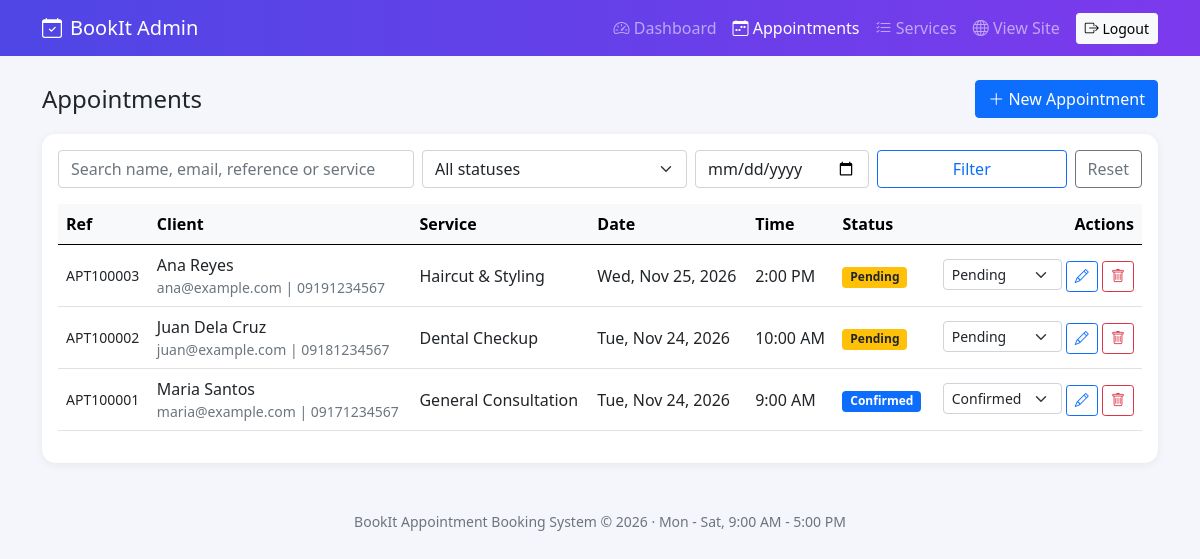
The page /admin/appointments.php (signed in) on the database its author committed.
### tables this page shows
CREATE TABLE appointments (
  appointment_id INT AUTO_INCREMENT PRIMARY KEY,
  reference_code VARCHAR(12) NOT NULL UNIQUE,
  client_name VARCHAR(100) NOT NULL,
  email VARCHAR(100) NOT NULL,
  phone VARCHAR(20) NOT NULL,
  service_id INT NOT NULL,
  appointment_date DATE NOT NULL,
  appointment_time TIME NOT NULL,
  status ENUM('Pending','Confirmed','Completed','Cancelled') NOT NULL DEFAULT 'Pending',
  notes TEXT NULL,
  created_at TIMESTAMP NOT NULL DEFAULT CURRENT_TIMESTAMP,
  CONSTRAINT fk_appointment_service FOREIGN KEY (service_id) REFERENCES services(service_id)
    ON UPDATE CASCADE ON DELETE RESTRICT
);

CREATE TABLE services (
  service_id INT AUTO_INCREMENT PRIMARY KEY,
  service_name VARCHAR(100) NOT NULL,
  description VARCHAR(255) NULL,
  duration_minutes INT NOT NULL DEFAULT 30,
  price DECIMAL(10,2) NOT NULL DEFAULT 0.00
);

### admin/appointments.php (the view, shortened to what this page needs)
<?php
require_once '../includes/functions.php';
$search = isset($_GET['search']) ? trim($_GET['search']) : '';
$date = isset($_GET['date']) ? $_GET['date'] : '';
$sql = "SELECT a.*, s.service_name FROM appointments a
        JOIN services s ON a.service_id = s.service_id WHERE 1=1";
$types = '';
$params = array();
$sql .= " ORDER BY a.appointment_date DESC, a.appointment_time DESC";
$result = run($conn, $sql, $types, $params)->get_result();
include '../includes/header.php';
?>
<div class="d-flex flex-wrap justify-content-between align-items-center gap-2 mb-3">
  <h4 class="mb-0">Appointments</h4>
  <a href="appointment_form.php" class="btn btn-primary"><i class="bi bi-plus-lg"></i> New Appointment</a>
</div>
<div class="card p-3">
  <form class="row g-2 mb-3" method="get">
    <div class="col-md-4">
      <input type="text" name="search" class="form-control" placeholder="Search name, email, reference or service" value="<?= clean($search) ?>">
    </div>
    <div class="col-md-3">
      <select name="status" class="form-select">
        <option value="">All statuses</option>
      </select>
    </div>
    <div class="col-md-2">
      <input type="date" name="date" class="form-control" value="<?= clean($date) ?>">
    </div>
    <div class="col-md-3 d-flex gap-2">
      <button class="btn btn-outline-primary flex-fill">Filter</button>
      <a href="appointments.php" class="btn btn-outline-secondary">Reset</a>
    </div>
  </form>
  <div class="table-responsive">
    <table class="table table-hover align-middle">
      <thead class="table-light">
        <tr><th>Ref</th><th>Client</th><th>Service</th><th>Date</th><th>Time</th><th>Status</th><th class="text-end">Actions</th></tr>
      </thead>
      <tbody>
        <?php while ($row = $result->fetch_assoc()): ?>
          <tr>
            <td class="small fw-semibold"><?= clean($row['reference_code']) ?></td>
            <td>
              <div class="fw-semibold"><?= clean($row['client_name']) ?></div>
              <div class="small text-muted"><?= clean($row['email']) ?> | <?= clean($row['phone']) ?></div>
            </td>
            <td><?= clean($row['service_name']) ?></td>
            <td><?= formatDate($row['appointment_date']) ?></td>
            <td><?= formatTime($row['appointment_time']) ?></td>
            <td><?= statusBadge($row['status']) ?></td>
            <td class="text-end text-nowrap">
              <form method="post" class="d-inline">
                <select name="status" class="form-select form-select-sm d-inline-block w-auto" onchange="this.form.submit()">
                  <?php foreach (array('Pending', 'Confirmed', 'Completed', 'Cancelled') as $st): ?>
                    <option <?= $row['status'] == $st ? 'selected' : '' ?>><?= $st ?></option>
                  <?php endforeach; ?>
                </select>
              </form>
              <a href="appointment_form.php?id=<?= $row['appointment_id'] ?>" class="btn btn-sm btn-outline-primary" title="Edit"><i class="bi bi-pencil"></i></a>
              <form method="post" class="d-inline" onsubmit="return confirm('Delete this appointment permanently?');">
                <button class="btn btn-sm btn-outline-danger" title="Delete"><i class="bi bi-trash"></i></button>
              </form>
            </td>
          </tr>
        <?php endwhile; ?>
      </tbody>
    </table>
  </div>
</div>
<?php include '../includes/footer.php'; ?>

### includes/functions.php (shortened to what this page needs)
<?php
function clean($text) {
    return htmlspecialchars((string) $text, ENT_QUOTES, 'UTF-8');
}
function run($conn, $sql, $types = '', $params = array()) {
    $stmt = $conn->prepare($sql);
    $stmt->execute();
    return $stmt;
}
function statusBadge($status) {
    $colors = array(
        'Pending' => 'warning text-dark',
        'Confirmed' => 'primary',
        'Completed' => 'success',
        'Cancelled' => 'danger'
    );
    $color = isset($colors[$status]) ? $colors[$status] : 'secondary';
    return '<span class="badge bg-' . $color . '">' . clean($status) . '</span>';
}
function formatTime($time) {
    return date('g:i A', strtotime($time));
}
function formatDate($date) {
    return date('D, M j, Y', strtotime($date));
}

### assets/css/style.css (style rules this page uses)
body { background: #f4f6fb; }
.card { border: 0; border-radius: 14px; box-shadow: 0 2px 10px rgba(0,0,0,.06); }

### rows shown on the page
appointments: reference_code "APT100003", client_name "Ana Reyes", email "ana@example.com", phone "09191234567", service.service_name "Haircut & Styling", appointment_date "Wed, Nov 25, 2026", appointment_time "2:00 PM", status "Pending"
appointments: reference_code "APT100002", client_name "Juan Dela Cruz", email "juan@example.com", phone "09181234567", service.service_name "Dental Checkup", appointment_date "Tue, Nov 24, 2026", appointment_time "10:00 AM", status "Pending"
appointments: reference_code "APT100001", client_name "Maria Santos", email "maria@example.com", phone "09171234567", service.service_name "General Consultation", appointment_date "Tue, Nov 24, 2026", appointment_time "9:00 AM", status "Confirmed"
